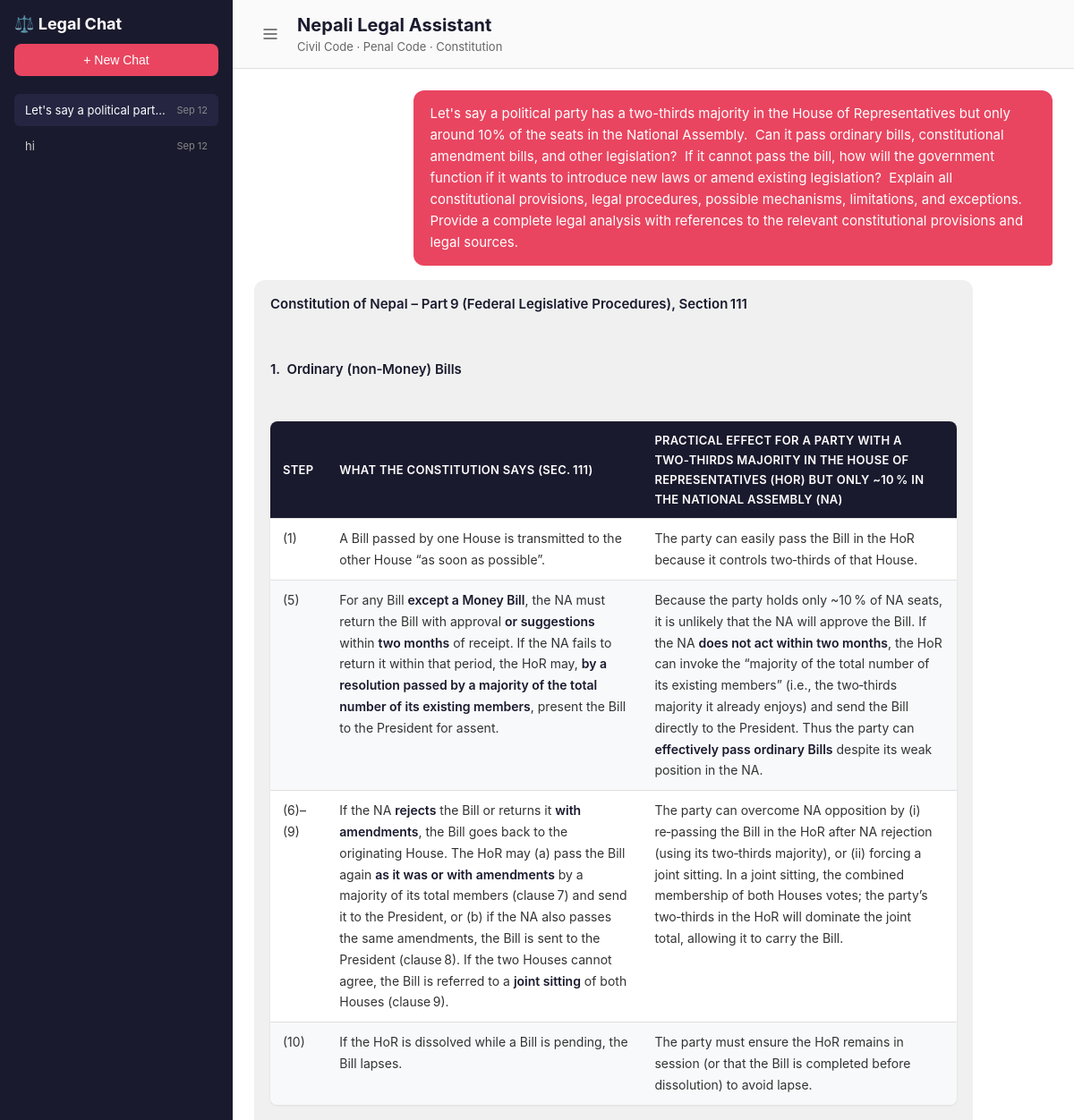
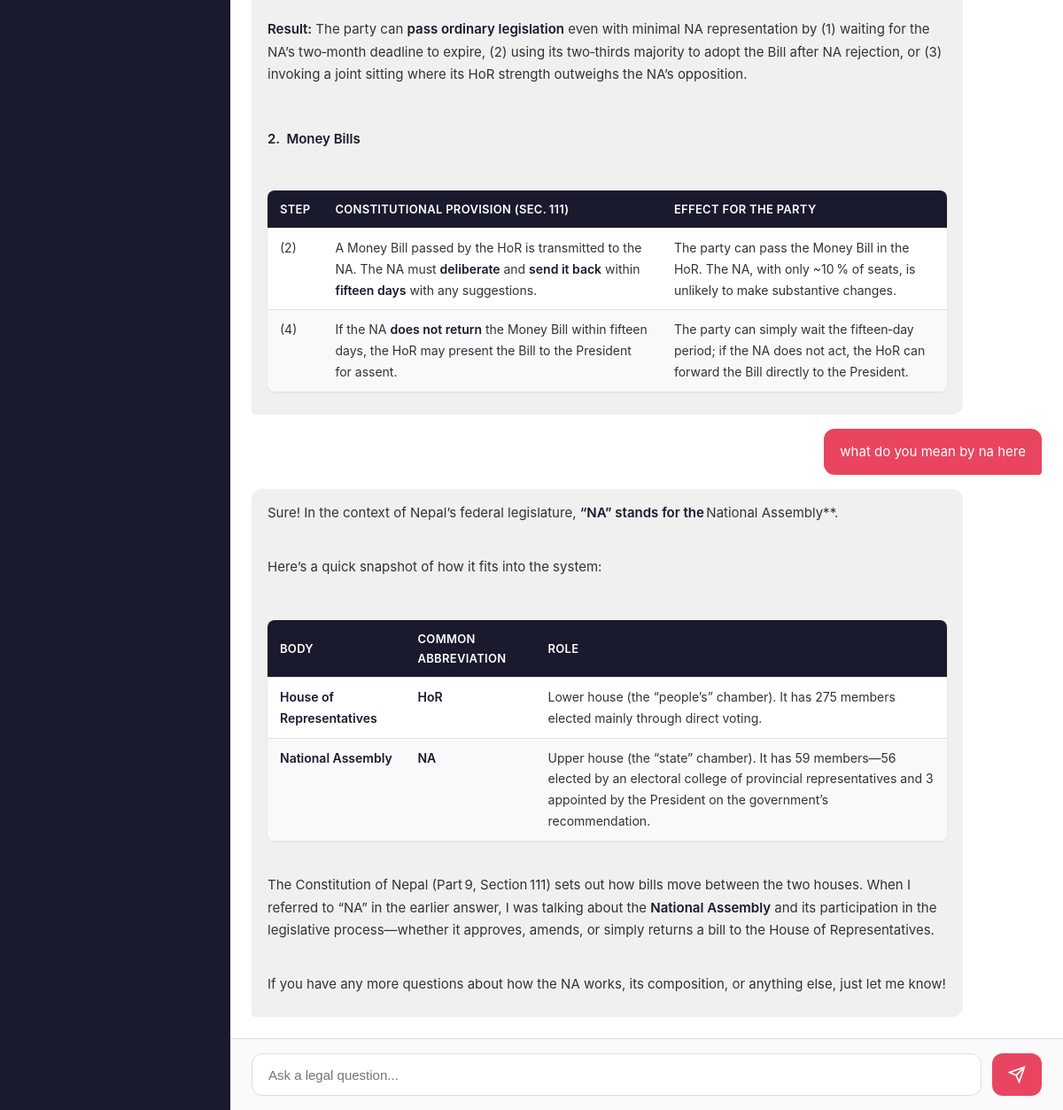
The page /history/c381709a-6279-455c-b75e-c518a56542bd on the database its author committed (2 pictures, top to bottom).
### src/memory.py (models this page shows)
class Conversation(Base):
    __tablename__ = "conversations"
    id = Column(Integer, primary_key=True)
    session_id = Column(String, unique=True, index=True, nullable=False)
    title = Column(String, nullable=True)
    created_at = Column(DateTime, default=datetime.utcnow)
    messages = relationship("Message", back_populates="conversation",
                            cascade="all, delete-orphan", order_by="Message.created_at")

class Message(Base):
    __tablename__ = "messages"
    id = Column(Integer, primary_key=True)
    conversation_id = Column(Integer, ForeignKey(
        "conversations.id"), nullable=False)
    role = Column(String, nullable=False)  # "user" or "assistant"
    content = Column(Text, nullable=False)
    sources = Column(Text, nullable=True)  # JSON string
    created_at = Column(DateTime, default=datetime.utcnow)
    conversation = relationship("Conversation", back_populates="messages")

### api/routes/chat.py (the view)
@router.get("/history/{session_id}")
def load_conversation(
    request: Request,
    session_id: str,
    db: Session = Depends(get_db)
):
    messages = MemoryManager.get_conversation_messages(db, session_id)
    conversations = MemoryManager.get_conversations(db, limit=15)
    response = render(
        "chat.html",
        request=request,
        messages=messages,
        conversations=conversations,
        current_session=session_id
    )
    response.set_cookie(key="session_id", value=session_id, max_age=2592000)
    return response

### templates/chat.html (shortened to what this page needs)
<!DOCTYPE html>
<html lang="en">
<head>
    <link rel="stylesheet" href="/static/style.css">
</head>
<body>
    <div class="app-container" id="app-container">
        <aside class="sidebar" id="sidebar">
            <div class="sidebar-header">
                <h2>⚖️ Legal Chat</h2>
                <button class="new-chat-btn" hx-post="/new-chat" hx-target="body" hx-swap="outerHTML">
                    + New Chat
                </button>
            </div>
            <div class="conversations-list">
                {% for conv in conversations %}
                <a href="/history/{{ conv.session_id }}" class="conversation-item {% if conv.session_id == current_session %}active{% endif %}">
                    <span class="conv-title">{{ conv.title or 'New Conversation' }}</span>
                    <span class="conv-date">{{ conv.created_at.strftime('%b %d') }}</span>
                </a>
                {% endfor %}
            </div>
        </aside>
        <main class="chat-area">
            <div class="chat-header">
                <button class="sidebar-toggle" onclick="toggleSidebar()" title="Toggle sidebar">
                    <svg width="20" height="20" viewBox="0 0 24 24" fill="none" stroke="currentColor" stroke-width="2">
                        <line x1="3" y1="12" x2="21" y2="12"></line>
                        <line x1="3" y1="6" x2="21" y2="6"></line>
                        <line x1="3" y1="18" x2="21" y2="18"></line>
                    </svg>
                </button>
                <div class="header-text">
                    <h1>Nepali Legal Assistant</h1>
                    <p class="subtitle">Civil Code · Penal Code · Constitution</p>
                </div>
            </div>
            <div id="messages-container" class="messages">
                {% if not messages %}
                <div class="welcome-message">
                    <h3>Welcome to the Nepali Legal Chatbot</h3>
                    <p>Ask questions about Nepali law. Examples:</p>
                    <div class="examples">
                        <button onclick="setQuery('What is the legal procedure for a bill in the federal parliament?')">
                            What is the legal procedure for a bill in the federal parliament?
                        </button>
                        <button onclick="setQuery('What are the penalties for theft under the Penal Code?')">
                            What are the penalties for theft under the Penal Code?
                        </button>
                        <button onclick="setQuery('What are the constitutional requirements for amendment of laws?')">
                            What are the constitutional requirements for amendment of laws?
                        </button>
                    </div>
                </div>
                {% else %}
                    {% for msg in messages %}
                        {% if msg.role == 'user' %}
                        <div class="message user-message">
                            <div class="message-content">{{ msg.content }}</div>
                        </div>
                        {% else %}
                        <div class="message assistant-message">
                            <div class="message-content markdown-body">{{ msg.content | md | safe }}</div>
                        </div>
                        {% endif %}
                    {% endfor %}
                {% endif %}
            </div>
            <div class="input-area">
                <form
                    id="chat-form"
                    hx-post="/chat"
                    hx-target="#messages-container"
                    hx-swap="beforeend"
                    hx-on::after-request="this.reset(); document.getElementById('messages-container').scrollTop = document.getElementById('messages-container').scrollHeight;"
                >
                    <input
                        type="text"
                        name="query"
                        id="query-input"
                        placeholder="Ask a legal question..."
                        required
                        autocomplete="off"
                    >
                    <button type="submit" class="send-btn">
                        <svg width="20" height="20" viewBox="0 0 24 24" fill="none" stroke="currentColor" stroke-width="2">
                            <line x1="22" y1="2" x2="11" y2="13"></line>
                            <polygon points="22 2 15 22 11 13 2 9 22 2"></polygon>
                        </svg>
                    </button>
                </form>
            </div>
        </main>
    </div>
</body>
</html>

### static/style.css (style rules this page uses)
* { margin: 0; padding: 0; box-sizing: border-box; }
body { font-family: -apple-system, BlinkMacSystemFont, 'Segoe UI', Roboto, Oxygen, Ubuntu, sans-serif; background: #f5f5f5; height: 100vh; overflow: hidden; }
.app-container { display: flex; height: 100vh; }
.sidebar { width: 260px; background: #1a1a2e; color: white; display: flex; flex-direction: column; padding: 16px; }
.sidebar-header { margin-bottom: 20px; }
.sidebar-header h2 { font-size: 18px; margin-bottom: 12px; }
.new-chat-btn { width: 100%; padding: 10px; background: #e94560; color: white; border: none; border-radius: 8px; cursor: pointer; font-size: 14px; transition: background 0.2s; }
.conversations-list { overflow-y: auto; flex: 1; }
.conversation-item { display: flex; justify-content: space-between; align-items: center; padding: 10px 12px; margin-bottom: 4px; border-radius: 6px; color: #ccc; text-decoration: none; font-size: 13px; transition: background 0.2s; }
.conversation-item.active { background: #252542; color: white; }
.conv-title { white-space: nowrap; overflow: hidden; text-overflow: ellipsis; max-width: 160px; }
.conv-date { font-size: 11px; color: #888; }
.chat-area { flex: 1; display: flex; flex-direction: column; background: white; }
.chat-header { padding: 16px 24px; border-bottom: 1px solid #e0e0e0; background: #fafafa; }
.chat-header h1 { font-size: 20px; color: #1a1a2e; }
.subtitle { color: #666; font-size: 13px; margin-top: 4px; }
.messages { flex: 1; overflow-y: auto; padding: 24px; display: flex; flex-direction: column; gap: 16px; }
.message { max-width: 80%; padding: 14px 18px; border-radius: 12px; line-height: 1.6; font-size: 15px; }
.user-message { align-self: flex-end; background: #e94560; color: white; border-bottom-right-radius: 4px; }
.assistant-message { align-self: flex-start; background: #f0f0f0; color: #333; border-bottom-left-radius: 4px; max-width: 90%; }
.message-content { white-space: pre-wrap; }
.input-area { padding: 16px 24px; border-top: 1px solid #e0e0e0; background: #fafafa; }
#chat-form { display: flex; gap: 12px; }
#chat-form input { flex: 1; padding: 14px 18px; border: 1px solid #ddd; border-radius: 12px; font-size: 15px; outline: none; transition: border-color 0.2s; }
.send-btn { padding: 14px 18px; background: #e94560; color: white; border: none; border-radius: 12px; cursor: pointer; display: flex; align-items: center; justify-content: center; transition: background 0.2s; }
.markdown-body { line-height: 1.7; }
.markdown-body h1, .markdown-body h2, .markdown-body h3, .markdown-body h4 { margin-top: 12px; margin-bottom: 8px; color: #1a1a2e; font-weight: 600; }
.markdown-body h3 { font-size: 15px; }
.markdown-body p { margin-bottom: 10px; }
.markdown-body strong { font-weight: 600; color: #1a1a2e; }
.sidebar-toggle { background: none; border: none; color: #666; cursor: pointer; padding: 8px; border-radius: 6px; display: flex; align-items: center; justify-content: center; transition: background 0.2s; margin-right: 12px; flex-shrink: 0; }
.chat-header { display: flex; align-items: center; padding: 16px 24px; border-bottom: 1px solid #e0e0e0; background: #fafafa; }
.header-text { flex: 1; }
.header-text h1 { font-size: 20px; color: #1a1a2e; margin: 0; }
.app-container { display: flex; height: 100vh; transition: all 0.3s ease; }
.sidebar { width: 260px; background: #1a1a2e; color: white; display: flex; flex-direction: column; padding: 16px; transition: width 0.3s ease, padding 0.3s ease, opacity 0.3s ease; overflow: hidden; flex-shrink: 0; }
.markdown-body table { width: 100%; border-collapse: collapse; margin: 12px 0; font-size: 14px; background: white; border-radius: 8px; overflow: hidden; box-shadow: 0 1px 3px rgba(0,0,0,0.08); }
.markdown-body th, .markdown-body td { padding: 10px 14px; text-align: left; border-bottom: 1px solid #e0e0e0; }
.markdown-body th { background: #1a1a2e; color: white; font-weight: 600; font-size: 13px; text-transform: uppercase; letter-spacing: 0.3px; }
.markdown-body tr:last-child td { border-bottom: none; }
.markdown-body tr:nth-child(even) { background: #f8f9fa; }
.markdown-body td { color: #333; vertical-align: top; }

### rows shown on the page
Conversation: title "Let's say a political part…", created_at "Sep 12"
Conversation: title "hi", created_at "Sep 12"
Message: content "Let's say a political party has a two-thirds majority in the House of Representatives but only around 10% of the seats in the National Assembly. Can it pass ordinary bills, constitutional amendment bills, and other legislation? If it cannot pass the bill, how will the government function if it wants to introduce new laws or amend existing legislation? Explain all constitutional provisions, legal procedures, possible mechanisms, limitations, and exceptions. Provide a complete legal analysis with references to the relevant constitutional provisions and legal sources."
Message: content|md "Constitution of Nepal – Part 9 (Federal Legislative Procedures), Section 111 1. Ordinary (non‑Money) Bills STEP WHAT THE CONSTITUTION SAYS (SEC. 111) PRACTICAL EFFECT FOR A PARTY WITH A TWO‑THIRDS MAJORITY IN THE HOUSE OF REPRESENTATIVES (HOR) BUT ONLY ~10 % IN THE NATIONAL ASSEMBLY (NA) (1) A Bill passed by one House is transmitted to the other House “as soon as possible”. The party can easily pass the Bill in the HoR because it controls two‑thirds of that House. (5) For any Bill except a Money Bill , the NA must return the Bill with approval or suggestions within two months of receipt. If the NA fails to return it within that period, the HoR may, by a resolution passed by a majority of…"
Message: content "what do you mean by na here"
Message: content|md "Sure! In the context of Nepal’s federal legislature, “NA” stands for the National Assembly**. Here’s a quick snapshot of how it fits into the system: BODY COMMON ABBREVIATION ROLE House of Representatives HoR Lower house (the “people’s” chamber). It has 275 members elected mainly through direct voting. National Assembly NA Upper house (the “state” chamber). It has 59 members—56 elected by an electoral college of provincial representatives and 3 appointed by the President on the government’s recommendation. The Constitution of Nepal (Part 9, Section 111) sets out how bills move between the two houses. When I referred to “NA” in the earlier answer, I was talking about the National Assembly…"
